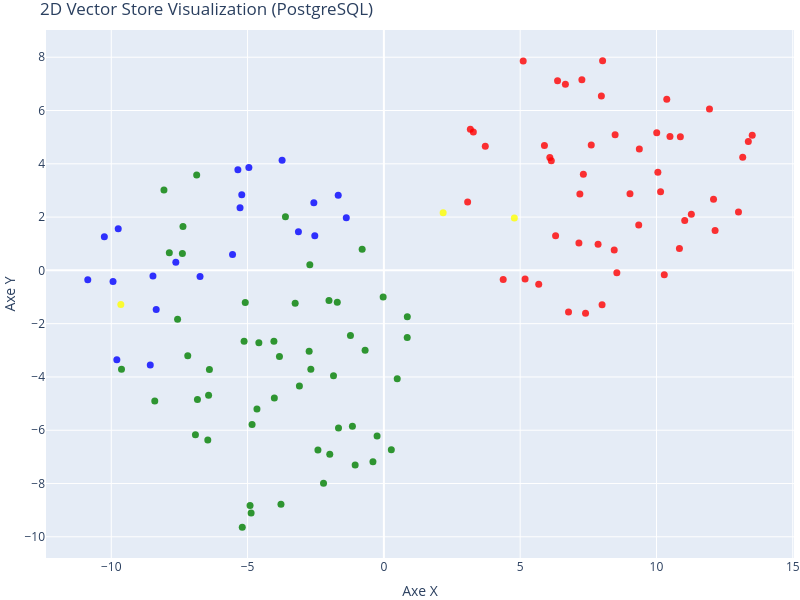

The notebook cell this image was saved under:
### Markdown cell above
### En 2D

### Code cell
# T-SNE configuré pour 2 dimensions
tsne_2d = TSNE(n_components=2, random_state=42, perplexity=min(30, len(vectors_np)-1))
vectors_2d = tsne_2d.fit_transform(vectors_np)

# Création du graphique 2D
fig_2d = go.Figure(data=[go.Scatter(
    x=vectors_2d[:, 0],
    y=vectors_2d[:, 1],
    mode='markers',
    marker=dict(size=7, color=colors, opacity=0.8),
    text=[f"Type: {t}<br>Texte: {d[:100]}..." for t, d in zip(doc_types_list, documents_list)],
    hoverinfo='text'
)])

fig_2d.update_layout(
    title="2D Vector Store Visualization (PostgreSQL)", 
    xaxis_title='Axe X', 
    yaxis_title='Axe Y',
    width=800,
    height=600,
    margin=dict(l=0, r=0, b=0, t=30)
)

fig_2d.show()

### Figure 1 — Plotly figure (JSON) as saved in the notebook; plotly's stock layout.template omitted (floating-point values rounded to 4 significant figures)
{"data": [{"hoverinfo": "text", "marker": {"color": ["red", "red", "green", "red", "red", "red", "red", "red", "red", "red", "red", "red", "red", "red", "red", "red", "red", "red", "red", "red", "red", "red", "red", "red", "red", "red", "red", "red", "red", "red", "red", "red", "red", "red", "red", "red", "red", "red", "red", "red", "red", "red", "red", "red", "red", "red", "red", "red", "red", "green", "green", "green", "green", "green", "green", "green", "green", "green", "green", "green", "green", "green", "green", "green", "green", "green", "green", "green", "green", "green", "green", "green", "green", "green", "green", "green", "green", "green", "green", "green", "green", "green", "green", "green", "green", "green", "green", "green", "green", "green", "green", "green", "green", "green", "green", "green", "green", "green", "green", "blue", "blue", "blue", "blue", "blue", "blue", "blue", "blue", "blue", "blue", "blue", "blue", "blue", "blue", "blue", "blue", "blue", "blue", "blue", "blue", "blue", "yellow", "yellow", "yellow"], "opacity": 0.8, "size": 7}, "mode": "markers", "text": ["Type: employees<br>Texte: # HR Record\n\n# Jordan Blake\n\n## Summary\n- **Date of Birth:** March 15, 1993  \n- **Job Title:** Sales...", "Type: employees<br>Texte: ## Annual Performance History  \n- **2021**:  \n  - **Performance Rating**: 4.5/5  \n  - **Key Achievem...", "Type: contracts<br>Texte: ## Features\n1. **AI-Powered Matching**: Access to advanced algorithms that connect GreenField Holdin...", "Type: employees<br>Texte: ## Annual Performance History\n- **2018**: **3/5** - Adaptable team player but still learning to take...", "Type: employees<br>Texte: ## Annual Performance History\n- **2021:** First year at Insurellm; achieved 90% of monthly targets. ...", "Type: employees<br>Texte: ## Other HR Notes\n- Jordan has shown an interest in continuing education, actively participating in ...", "Type: employees<br>Texte: # HR Record\n\n# Alex Chen\n\n## Summary\n- **Date of Birth:** March 15, 1990  \n- **Job Title:** Backend ...", "Type: employees<br>Texte: ## Annual Performance History\n- **2020:**  \n  - Completed onboarding successfully.  \n  - Met expecta...", "Type: employees<br>Texte: ## Compensation History\n- **2020:** Base Salary: $80,000  \n- **2021:** Base Salary Increase to $90,0...", "Type: employees<br>Texte: Alex Chen continues to be a vital asset at Insurellm, contributing significantly to innovative backe...", "Type: employees<br>Texte: # HR Record\n\n# Oliver Spencer\n\n## Summary\n- **Date of Birth**: May 14, 1990  \n- **Job Title**: Backe...", "Type: employees<br>Texte: ## Compensation History\n- **March 2018**: Initial salary of $80,000.\n- **July 2019**: Salary increas...", "Type: employees<br>Texte: # HR Record\n\n# Maxine Thompson\n\n## Summary\n- **Date of Birth:** January 15, 1991  \n- **Job Title:** ...", "Type: employees<br>Texte: ## Insurellm Career Progression\n- **January 2017 - October 2018**: **Junior Data Engineer**  \n  * Ma...", "Type: employees<br>Texte: - **January 2021 - Present**: **Senior Data Engineer**  \n  * Maxine was promoted to Senior Data Engi...", "Type: employees<br>Texte: ## Annual Performance History\n- **2017**: *Meets Expectations*  \n  Maxine showed potential in her ro...", "Type: employees<br>Texte: - **2021**: *Exceeds Expectations*  \n  Maxine spearheaded the transition to a new data warehousing s...", "Type: employees<br>Texte: ## Compensation History\n- **2017**: $70,000 (Junior Data Engineer)  \n- **2018**: $75,000 (Junior Dat...", "Type: employees<br>Texte: # HR Record\n\n# Alex Harper\n\n## Summary\n- **Date of Birth**: March 15, 1993  \n- **Job Title**: Sales ...", "Type: employees<br>Texte: - **2022**:  \n  - **Base Salary**: $65,000 (Promotion to Senior SDR)  \n  - **Bonus**: $13,000 (20% o...", "Type: employees<br>Texte: # Samantha Greene\n\n## Summary\n- **Date of Birth:** October 14, 1990\n- **Job Title:** HR Generalist\n-...", "Type: employees<br>Texte: ## Annual Performance History\n- **2020:** Exceeds Expectations  \n  Samantha Greene demonstrated exce...", "Type: employees<br>Texte: ## Compensation History\n- **2020:** Base Salary - $55,000  \n  The entry-level salary matched industr...", "Type: employees<br>Texte: - **2023:** Base Salary - $70,000  \n  Recognized for substantial improvement in employee relations m...", "Type: employees<br>Texte: # HR Record\n\n# Emily Carter\n\n## Summary\n- **Date of Birth:** August 12, 1990  \n- **Job Title:** Acco...", "Type: employees<br>Texte: - **2017-2019:** Marketing Intern  \n  - Assisted with market research and campaign development for s...", "Type: employees<br>Texte: ## Other HR Notes\n- Alex Thomson is an active member of the Diversity and Inclusion committee at Ins...", "Type: employees<br>Texte: ## Compensation History\n| Year | Base Salary | Bonus         | Total Compensation |\n|------|--------...", "Type: employees<br>Texte: Emily Carter exemplifies the kind of talent that drives Insurellm's success and is an invaluable ass...", "Type: employees<br>Texte: # HR Record\n\n# Emily Tran\n\n## Summary\n- **Date of Birth:** March 18, 1991  \n- **Job Title:** Digital...", "Type: employees<br>Texte: - **January 2017 - May 2018**: Marketing Intern  \n  - Supported the Marketing team by collaborating ...", "Type: employees<br>Texte: - **2021**:  \n  - Performance Rating: Meets Expectations  \n  - Key Achievements: Contributed to the ...", "Type: employees<br>Texte: - **Professional Development Goals**:  \n  - Emily Tran aims to become a Marketing Manager within the...", "Type: employees<br>Texte: # Avery Lancaster\n\n## Summary\n- **Date of Birth**: March 15, 1985  \n- **Job Title**: Co-Founder & Ch...", "Type: employees<br>Texte: - **2010 - 2013**: Business Analyst at Edge Analytics  \n  Prior to joining Innovate, Avery worked as...", "Type: employees<br>Texte: - **2018**: **Exceeds Expectations**  \n  Under Avery’s pivoted vision, Insurellm launched two new su...", "Type: employees<br>Texte: - **2022**: **Satisfactory**  \n  Avery focused on rebuilding team dynamics and addressing employee c...", "Type: employees<br>Texte: ## Compensation History\n- **2015**: $150,000 base salary + Significant equity stake  \n- **2016**: $1...", "Type: employees<br>Texte: ## Other HR Notes\n- **Professional Development**: Avery has actively participated in leadership trai...", "Type: employees<br>Texte: # HR Record\n\n# Alex Thomson\n\n## Summary\n- **Date of Birth:** March 15, 1995  \n- **Job Title:** Sales...", "Type: employees<br>Texte: ## Annual Performance History  \n- **2022** - Rated as \"Exceeds Expectations.\" Alex Thomson achieved ...", "Type: employees<br>Texte: # HR Record\n\n# Jordan K. Bishop\n\n## Summary\n- **Date of Birth:** March 15, 1990\n- **Job Title:** Fro...", "Type: employees<br>Texte: ## Annual Performance History\n- **2019:** Exceeds Expectations - Continuously delivered high-quality...", "Type: employees<br>Texte: ## Compensation History\n- **June 2018:** Starting Salary - $85,000\n- **June 2019:** Salary Increase ...", "Type: employees<br>Texte: ## Other HR Notes\n- Jordan K. Bishop has been an integral part of club initiatives, including the In...", "Type: employees<br>Texte: # HR Record\n\n# Samuel Trenton\n\n## Summary\n- **Date of Birth:** April 12, 1989  \n- **Job Title:** Sen...", "Type: employees<br>Texte: ## Annual Performance History\n- **2023:** Rating: 4.5/5  \n  *Samuel exceeded expectations, successfu...", "Type: employees<br>Texte: ## Compensation History\n- **2023:** Base Salary: $115,000 + Bonus: $15,000  \n  *Annual bonus based o...", "Type: employees<br>Texte: - **Engagement in Company Culture:** Regularly participates in team-building events and contributes ...", "Type: contracts<br>Texte: ## Renewal\n1. **Automatic Renewal**: This contract will automatically renew for sequential one-year ...", "Type: contracts<br>Texte: # Contract with Apex Reinsurance for Rellm: AI-Powered Enterprise Reinsurance Solution\n\n## Terms\n\n1....", "Type: contracts<br>Texte: ## Renewal\n\n1. **Automatic Renewal**: This Agreement will automatically renew for successive one-yea...", "Type: contracts<br>Texte: 2. **Seamless Integrations**: The architecture of Rellm allows for easy integration with existing sy...", "Type: contracts<br>Texte: 1. **Technical Support**: Provider shall offer dedicated technical support to the Client via phone, ...", "Type: contracts<br>Texte: **Insurellm, Inc.**  \n_____________________________  \nAuthorized Signature   \nDate: ________________...", "Type: contracts<br>Texte: # Contract with BrightWay Solutions for Markellm\n\n**Contract Date:** October 5, 2023  \n**Contract ID...", "Type: contracts<br>Texte: 3. **Service Level Agreement (SLA):**  \n   Insurellm commits to a 99.9% uptime for the platform with...", "Type: contracts<br>Texte: 2. **Real-Time Quote Availability:**  \n   Consumers sourced via BrightWay Solutions will receive rea...", "Type: contracts<br>Texte: 3. **Training and Onboarding:**  \n   Insurellm agrees to provide one free training session on how to...", "Type: contracts<br>Texte: # Contract with TechDrive Insurance for Carllm\n\n**Contract Date:** October 1, 2024  \n**Contract Dura...", "Type: contracts<br>Texte: ## Renewal\n\n1. **Automatic Renewal**: This contract shall automatically renew for additional one-yea...", "Type: contracts<br>Texte: ## Support\n\n1. **Customer Support**: Insurellm will provide 24/7 customer support to TechDrive Insur...", "Type: contracts<br>Texte: **TechDrive Insurance Representative:**  \nName: Sarah Johnson  \nTitle: Operations Director  \nDate: _...", "Type: contracts<br>Texte: # Contract with GreenValley Insurance for Homellm\n\n**Contract Date:** October 6, 2023  \n**Contract N...", "Type: contracts<br>Texte: 4. **Confidentiality:** Both parties agree to maintain the confidentiality of proprietary informatio...", "Type: contracts<br>Texte: 1. **AI-Powered Risk Assessment:** Access to advanced AI algorithms for real-time risk evaluations.\n...", "Type: contracts<br>Texte: 3. **Regular Updates:** Insurellm will offer ongoing updates and enhancements to the Homellm platfor...", "Type: contracts<br>Texte: # Contract with Stellar Insurance Co. for Rellm\n\n## Terms\nThis contract is made between **Insurellm*...", "Type: contracts<br>Texte: ### Termination\nEither party may terminate this agreement with a **30-day written notice**. In the e...", "Type: contracts<br>Texte: ## Features\nStellar Insurance Co. will receive access to the following features of the Rellm product...", "Type: contracts<br>Texte: ## Support\nInsurellm provides Stellar Insurance Co. with the following support services:\n\n- **24/7 T...", "Type: contracts<br>Texte: # Contract with GreenField Holdings for Markellm\n\n**Effective Date:** November 15, 2023  \n**Contract...", "Type: contracts<br>Texte: ## Support\n1. **Customer Support Access**: The Client will have access to dedicated support through ...", "Type: contracts<br>Texte: **Signatures:**  \n_________________________                           _________________________  \n**...", "Type: contracts<br>Texte: # Contract with Greenstone Insurance for Homellm\n\n---\n\n## Terms\n\n1. **Parties**: This Contract (\"Agr...", "Type: contracts<br>Texte: 4. **Payment Terms**: \n   - The Customer shall pay an amount of $10,000 per month for the Standard T...", "Type: contracts<br>Texte: ---\n\n## Features\n\n- **AI-Powered Risk Assessment**: Customer will have access to enhanced risk evalu...", "Type: contracts<br>Texte: - **Customer Portal**: A dedicated portal will be provided, allowing the Customer's clients to manag...", "Type: contracts<br>Texte: ## Support\n\n1. **Customer Support**: Velocity Auto Solutions will have access to Insurellm’s custome...", "Type: contracts<br>Texte: ______________________________  \n[Name], [Title]  \nDate: ______________________\n\n**For Greenstone In...", "Type: contracts<br>Texte: # Contract with Belvedere Insurance for Markellm\n\n## Terms\nThis Contract (\"Agreement\") is made and e...", "Type: contracts<br>Texte: ## Renewal\n1. **Renewal Terms**: This Agreement may be renewed for additional one-year terms upon mu...", "Type: contracts<br>Texte: ## Features\n1. **AI-Powered Matching**: Belvedere Insurance will benefit from Markellm's AI-powered ...", "Type: contracts<br>Texte: ## Support\n1. **Technical Support**: Technical support will be available from 9 AM to 7 PM EST, Mond...", "Type: contracts<br>Texte: **Belvedere Insurance**  \nSignature: ______________________  \nName: [Authorized Signatory]  \nTitle: ...", "Type: contracts<br>Texte: # Contract with Pinnacle Insurance Co. for Homellm\n\n## Terms\nThis contract (\"Contract\") is entered i...", "Type: contracts<br>Texte: ## Renewal\n1. **Renewal Terms**: At the end of the initial term, this Contract shall automatically r...", "Type: contracts<br>Texte: ## Features\n1. **AI-Powered Risk Assessment**: Utilized for tailored underwriting decisions specific...", "Type: contracts<br>Texte: ## Support\n1. **Technical Support**: Insurellm shall provide 24/7 technical support via an email and...", "Type: contracts<br>Texte: # Contract with Roadway Insurance Inc. for Carllm\n\n---\n\n## Terms\n\n1. **Agreement Effective Date**: T...", "Type: contracts<br>Texte: ---\n\n## Renewal\n\n1. **Automatic Renewal**: This agreement will automatically renew for an additional...", "Type: contracts<br>Texte: ---\n\n## Features\n\n1. **Access to Core Features**: Roadway Insurance Inc. will have access to all Pro...", "Type: contracts<br>Texte: ---\n\n## Support\n\n1. **Technical Support**: Roadway Insurance Inc. will receive priority technical su...", "Type: contracts<br>Texte: # Contract with Velocity Auto Solutions for Carllm\n\n**Contract Date:** October 1, 2023  \n**Contract ...", "Type: contracts<br>Texte: ## Renewal\n\n1. **Automatic Renewal**: This contract will automatically renew for successive 12-month...", "Type: contracts<br>Texte: # Contract with EverGuard Insurance for Rellm: AI-Powered Enterprise Reinsurance Solution\n\n**Contrac...", "Type: contracts<br>Texte: 4. **Usage Rights**: EverGuard Insurance is granted a non-exclusive, non-transferable license to acc...", "Type: contracts<br>Texte: 2. **Customizable Dashboard**: Users at EverGuard Insurance will have access to a customizable dashb...", "Type: contracts<br>Texte: 3. **Updates and Upgrades**: EverGuard Insurance will receive all platform updates and upgrades at n...", "Type: products<br>Texte: # Product Summary\n\n# Rellm: AI-Powered Enterprise Reinsurance Solution\n\n## Summary\n\nRellm is an inno...", "Type: products<br>Texte: ### Seamless Integrations\nRellm's architecture is designed for effortless integration with existing ...", "Type: products<br>Texte: ### Regulatory Compliance Tools\nRellm includes built-in compliance tracking features to help organiz...", "Type: products<br>Texte: Join the growing number of organizations leveraging Rellm to enhance their reinsurance processes whi...", "Type: products<br>Texte: Experience the future of reinsurance with Rellm, where innovation meets reliability. Let Insurellm h...", "Type: products<br>Texte: # Product Summary\n\n# Markellm\n\n## Summary\n\nMarkellm is an innovative two-sided marketplace designed ...", "Type: products<br>Texte: - **User-Friendly Interface**: Designed with user experience in mind, Markellm features an intuitive...", "Type: products<br>Texte: - **Customer Support**: Our dedicated support team is always available to assist both consumers and ...", "Type: products<br>Texte: ### For Insurance Companies:\n- **Basic Listing Fee**: $199/month for a featured listing on the platf...", "Type: products<br>Texte: ### Q3 2025\n- Initiate a comprehensive marketing campaign targeting both consumers and insurers to i...", "Type: products<br>Texte: # Product Summary\n\n# Carllm\n\n## Summary\n\nCarllm is an innovative auto insurance product developed by...", "Type: products<br>Texte: - **Instant Quoting**: With Carllm, insurance companies can offer near-instant quotes to customers, ...", "Type: products<br>Texte: - **Mobile Integration**: Carllm is designed to work seamlessly with mobile applications, providing ...", "Type: products<br>Texte: - **Professional Tier**: $2,500/month\n  - For medium-sized companies.\n  - All Basic Tier features pl...", "Type: products<br>Texte: ### Q2 2025: Customer Experience Improvements\n- Launch of a new **mobile app** for end-users.\n- Intr...", "Type: products<br>Texte: # Product Summary\n\n# Homellm\n\n## Summary\nHomellm is an innovative home insurance product developed b...", "Type: products<br>Texte: ### 2. Dynamic Pricing Model\nWith Homellm's innovative dynamic pricing model, insurance providers ca...", "Type: products<br>Texte: ### 5. Multi-Channel Integration\nHomellm seamlessly integrates into existing insurance platforms, pr...", "Type: products<br>Texte: - **Basic Tier:** Starting at $5,000/month for small insurers with basic integration features.\n- **S...", "Type: products<br>Texte: All tiers include a comprehensive training program and ongoing updates to ensure optimal performance...", "Type: products<br>Texte: With Homellm, Insurellm is committed to transforming the landscape of home insurance, ensuring both ...", "Type: company<br>Texte: # Overview of Insurellm\n\nInsurellm is an innovative insurance tech firm with 200 employees across th...", "Type: company<br>Texte: # About Insurellm\n\nInsurellm was founded by Avery Lancaster in 2015 as an insurance tech startup des...", "Type: company<br>Texte: # Careers at Insurellm\n\nInsurellm is hiring! We are looking for talented software engineers, data sc..."], "type": "scatter", "x": [8.546, 10.05, -6.867, 10.01, 10.15, 8.004, 5.18, 10.5, 11.28, 4.378, 5.68, 11.04, 7.19, 6.142, 6.087, 10.38, 5.89, 7.318, 8.45, 9.348, 13.51, 11.94, 13.16, 13.37, 10.29, 8.023, 7.155, 10.84, 5.111, 6.658, 7.263, 7.978, 6.371, 3.073, 3.721, 3.282, 3.172, 12.15, 6.3, 7.857, 9.028, 6.774, 10.88, 13.01, 7.398, 7.607, 9.371, 12.09, 8.483, -4.909, -6.4, -7.194, -9.624, -3.098, 0.8564, -2.013, -3.253, -2.716, -1.709, -0.4011, -1.053, -0.249, 0.2736, -4.586, -5.127, -7.87, -6.459, -4.655, -4.834, -7.567, -4.018, -0.02598, -0.7969, 0.86, -4.033, -5.085, -7.391, -3.83, -1.664, 0.4901, -1.226, -5.195, -3.611, -1.848, -0.688, -2.741, -4.87, -7.369, -2.679, -2.214, -3.775, -8.067, -1.154, -1.985, -2.419, -6.43, -6.839, -8.404, -6.912, -8.351, -9.795, -8.569, -10.25, -10.86, -2.569, -3.134, -2.534, -1.379, -1.674, -4.952, -5.355, -5.213, -5.276, -3.733, -8.47, -7.632, -6.743, -5.551, -9.744, -9.935, -9.649, 2.174, 4.786], "y": [-0.08795, 3.679, 3.583, 5.168, 2.952, -1.29, -0.3237, 5.02, 2.107, -0.3462, -0.5241, 1.868, 2.868, 4.118, 4.234, 6.418, 4.686, 3.611, 0.7644, 1.704, 5.071, 6.056, 4.248, 4.839, -0.1681, 7.866, 1.024, 0.8236, 7.86, 6.981, 7.152, 6.544, 7.113, 2.566, 4.662, 5.19, 5.294, 1.494, 1.301, 0.978, 2.878, -1.567, 5.014, 2.189, -1.612, 4.707, 4.554, 2.666, 5.089, -8.829, -3.725, -3.207, -3.71, -4.34, -2.517, -1.134, -1.237, 0.209, -1.2, -7.183, -7.305, -6.217, -6.737, -2.718, -2.656, 0.6601, -6.362, -5.204, -5.785, -1.833, -4.788, -0.998, 0.7888, -1.736, -2.663, -1.208, 0.637, -3.234, -5.912, -4.072, -2.441, -9.64, 2.012, -3.957, -2.996, -3.04, -9.106, 1.643, -3.711, -7.994, -8.778, 3.015, -5.851, -6.9, -6.744, -4.685, -4.845, -4.904, -6.174, -1.469, -3.353, -3.548, 1.263, -0.3561, 2.536, 1.451, 1.299, 1.979, 2.816, 3.859, 3.777, 2.838, 2.348, 4.138, -0.2093, 0.3068, -0.2297, 0.5978, 1.562, -0.422, -1.283, 2.162, 1.969]}], "layout": {"height": 600, "margin": {"b": 0, "l": 0, "r": 0, "t": 30}, "title": {"text": "2D Vector Store Visualization (PostgreSQL)"}, "width": 800, "xaxis": {"title": {"text": "Axe X"}}, "yaxis": {"title": {"text": "Axe Y"}}}}
